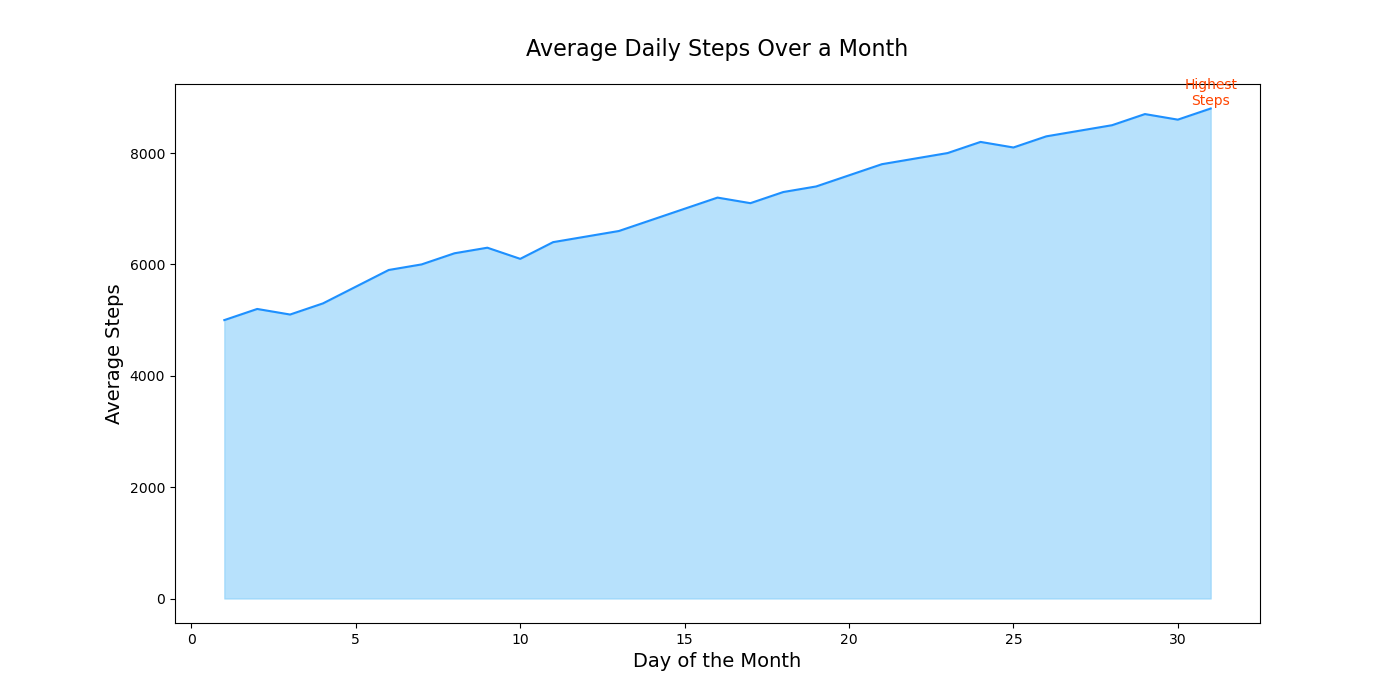

Recreate this plot in Python.

import seaborn as sns
import pandas as pd
import matplotlib.pyplot as plt

data = {
    'Day': [1, 2, 3, 4, 5, 6, 7, 8, 9, 10, 11, 12, 13, 14, 15, 16, 17, 18, 19, 20, 21, 22, 23, 24, 25, 26, 27, 28, 29, 30, 31],
    'AvgSteps': [5000, 5200, 5100, 5300, 5600, 5900, 6000, 6200, 6300, 6100, 6400, 6500, 6600, 6800, 7000, 7200, 7100, 7300, 7400, 7600, 7800, 7900, 8000, 8200, 8100, 8300, 8400, 8500, 8700, 8600, 8800]
}

df = pd.DataFrame(data)

plt.figure(figsize=(14, 7))
area_chart = sns.lineplot(data=df, x='Day', y='AvgSteps', color='#1E90FF')
area_chart.fill_between(df['Day'], df['AvgSteps'], color='#87CEFA', alpha=0.6)

max_steps = df['AvgSteps'].max()
max_day = df['AvgSteps'].idxmax() + 1
plt.text(max_day, max_steps, 'Highest\nSteps', horizontalalignment='center', verticalalignment='bottom', color='#FF4500')

plt.title("Average Daily Steps Over a Month", fontsize=16, pad=20)
plt.xlabel("Day of the Month", fontsize=14)
plt.ylabel("Average Steps", fontsize=14)

plt.show()
